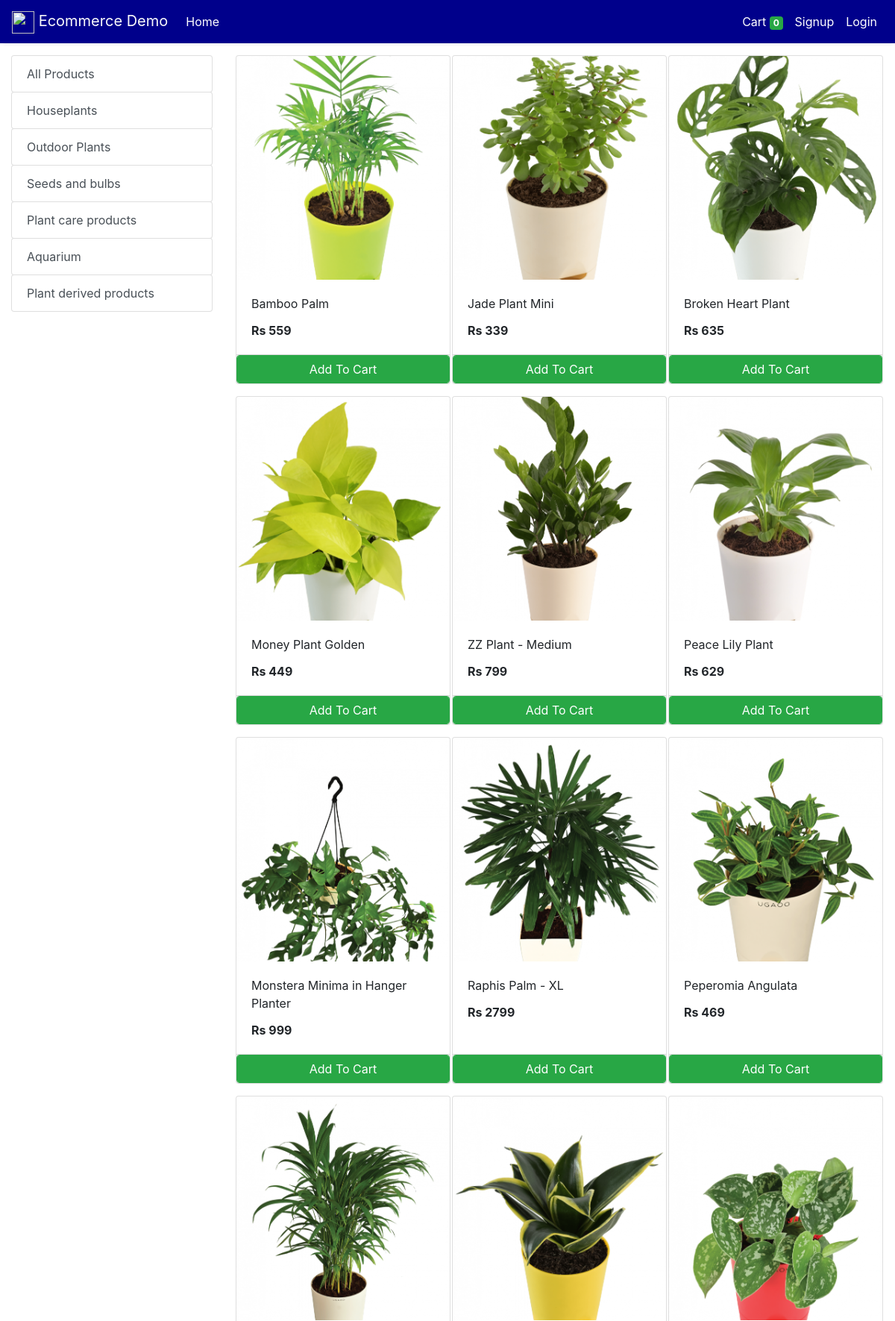
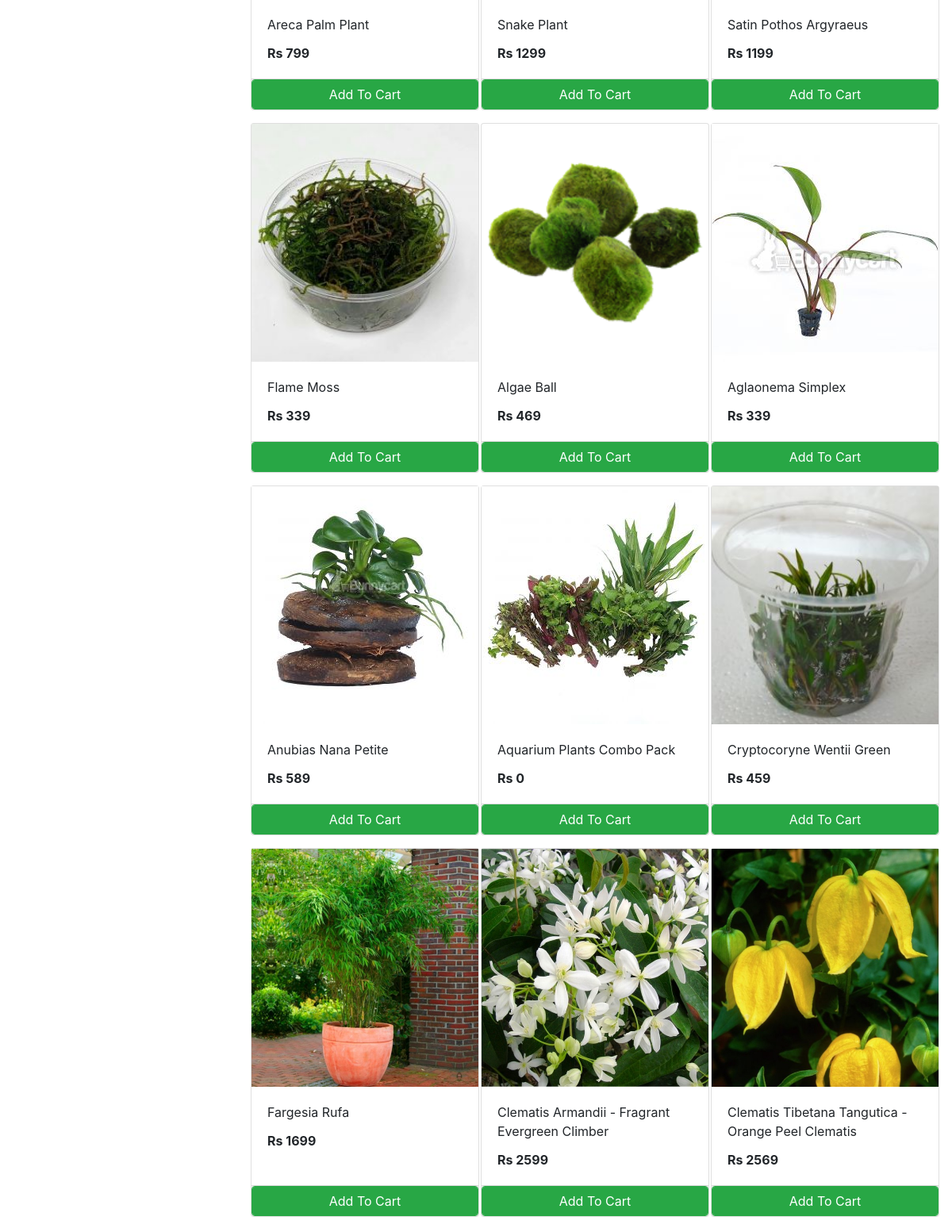
The app's page /store (upper part) with its own data (2 pictures, top to bottom).
### store/models/category.py (models this page shows, shortened)
class Category(models.Model):
    name= models.CharField(max_length=50)
    @staticmethod
    def get_all_categories():
        return Category.objects.all()

### store/models/product.py (models this page shows, shortened)
class Products(models.Model):
    name = models.CharField(max_length=60)
    price= models.IntegerField(default=0)
    category= models.ForeignKey(Category,on_delete=models.CASCADE,default=1 )
    description= models.CharField(max_length=250, default='', blank=True, null= True)
    image= models.ImageField(upload_to='uploads/products/')
    @staticmethod
    def get_all_products():
        return Products.objects.all()

### store/views/home.py (the view)
# urls.py: path('' , include('store.urls'))
def store(request):
    cart = request.session.get('cart')
    if not cart:
        request.session['cart'] = {}
    products = None
    categories = Category.get_all_categories()
    categoryID = request.GET.get('category')
    if categoryID:
        products = Products.get_all_products_by_categoryid(categoryID)
    else:
        products = Products.get_all_products();
    data = {}
    data['products'] = products
    data['categories'] = categories
    print('you are : ', request.session.get('email'))
    return render(request, 'index.html', data)

### store/templatetags/cart.py (called while the page is built)
@register.filter (name='is_in_cart')
def is_in_cart(product, cart):
    keys = cart.keys ()
    for id in keys:
        if int (id) == product.id:
            return True
    return False;

### store/templatetags/custom_filter.py (called while the page is built)
@register.filter(name='currency')
def currency(number):
    return "Rs "+str(number)

### store/templates/index.html (shortened to what this page needs)
{% extends 'base.html' %}
{% block content %}
{% load cart %}
{% load custom_filter %}
<div class="container-fluid mt-3">
	<div class="row">
		<div class="col-lg-3 mx-auto">
			<div class="list-group">
				<a href="/" class="list-group-item list-group-item-action btn btn-outline-success">All Products</a>
				{% for category in categories %}
				<a href="/?category={{category.id}}"
					class="list-group-item list-group-item-action btn btn-outline-success ">{{category.name}}</a>
				{% endfor %}
			</div>
		</div>
		<div id='products' class="col-lg-9 mx-auto">
			<div class="row mx-auto">
				{% for product in products %}
				<div class="card mx-auto mb-3" id={{product.id}} style="width: 18rem;">
					<img class="img-fluid" style="height: 300px; object-fit: cover;" src="{{product.image.url}}" alt="Card image cap">
					<div class="card-body">
						<p class="card-title">{{product.name}}</p>
						<p class="card-text"><b>{{product.price|currency}}</b></p>
					</div>
					<div class="card-footer p-0 no-gutters">
						{% if product|is_in_cart:request.session.cart %}
						<div class="row no-gutters">
							<form action="/#{{product.id}}" class="col-2 " method="post">
								{% csrf_token %}
								<input hidden type="text" name='product' value='{{product.id}}'>
								<input hidden type="text" name='remove' value='True'>
								<input type="submit" value=" - " class="btn btn-block btn-success border-right">
							</form>
							<div class="text-center col btn btn-success">{{product|cart_quantity:request.session.cart}} in Cart</div>
							<form action="/#{{product.id}}" class="col-2 " method="post">
								{% csrf_token %}
								<input hidden type="text" name='product' value='{{product.id}}'>
								<input type="submit" value=" + " class="btn btn-block btn-success border-left">
							</form>
						</div>
						{% else %}
						<form action="/#{{product.id}}" method="POST" class="btn-block">
							<input type="submit" class="float-right btn btn-success form-control"
								value="Add To Cart">
						</form>
						{% endif %}
					</div>
				</div>
				{% endfor %}
			</div>
		</div>
	</div>
</div>
{% endblock %}

### store/templates/base.html (shortened to what this page needs)
<!doctype html>
<html lang="en">
<head>
  <link rel="stylesheet" href="https://maxcdn.bootstrapcdn.com/bootstrap/4.0.0/css/bootstrap.min.css"
>
</head>
<body>
  <nav class="one-edge-shadow
  navbar navbar-dark
  sticky-top navbar
  navbar-expand-lg
  text-white">
    <a class="navbar-brand ms-3 text-light " href="/">
      <img src="https://cdn.onlinewebfonts.com/svg/img_208967.png" style="width:30px;height:30px;color: white;">
      Ecommerce Demo
    </a>
    <div class="collapse navbar-collapse" id="navbarSupportedContent">
      <ul class="navbar-nav mr-auto">
        <li class="nav-item active">
          <a class="nav-link" href="/store">Home <span class="sr-only">(current)</span></a>
        </li>
      </ul>
      <ul class=" navbar-nav my-2 my-lg-0">
        <li class="nav-item active">
          <a class="nav-link" href="{% url 'cart' %}">Cart
            <span class="badge badge-success">{{request.session.cart.keys|length}}</span>
            <span class="sr-only">(current)</span></a>
        </li>
        {% if request.session.customer %}
        <li class="nav-item active ">
          <a class="nav-link" href="/orders">Orders<span class="sr-only">(current)</span></a>
        </li>
        <li class="nav-item active ">
          <a class="nav-link" href="/logout">Logout<span class="sr-only">(current)</span></a>
        </li>
        {% else %}
        <li class="nav-item active">
          <a class="nav-link" href="/signup">Signup<span class="sr-only">(current)</span></a>
        </li>
        <li class="nav-item active">
          <a class="nav-link" href="/login">Login<span class="sr-only">(current)</span></a>
        </li>
        {% endif %}
      </ul>
    </div>
  </nav>
  {% block content %}{% endblock %}
</body>
</html>

### store/templates/base.html (style rules this page uses)
nav { background-color: darkblue; }
.one-edge-shadow { box-shadow: 0 8px 2px -5px rgba(245, 246, 246, 0.959); }

### records on screen
Category: name "Houseplants"
Category: name "Outdoor Plants"
Category: name "Seeds and bulbs"
Category: name "Plant care products"
Category: name "Aquarium"
Category: name "Plant derived products"
Products: image (picture), name "Bamboo Palm", price "Rs 559"
Products: image (picture), name "Jade Plant Mini", price "Rs 339"
Products: image (picture), name "Broken Heart Plant", price "Rs 635"
Products: image (picture), name "Money Plant Golden", price "Rs 449"
Products: image (picture), name "ZZ Plant - Medium", price "Rs 799"
Products: image (picture), name "Peace Lily Plant", price "Rs 629"
Products: image (picture), name "Monstera Minima in Hanger Planter", price "Rs 999"
Products: image (picture), name "Raphis Palm - XL", price "Rs 2799"
Products: image (picture), name "Peperomia Angulata", price "Rs 469"
Products: image (picture), name "Areca Palm Plant", price "Rs 799"
Products: image (picture), name "Snake Plant", price "Rs 1299"
Products: image (picture), name "Satin Pothos Argyraeus", price "Rs 1199"
Products: image (picture), name "Flame Moss", price "Rs 339"
Products: image (picture), name "Algae Ball", price "Rs 469"
Products: image (picture), name "Aglaonema Simplex", price "Rs 339"
Products: image (picture), name "Anubias Nana Petite", price "Rs 589"
Products: image (picture), name "Aquarium Plants Combo Pack", price "Rs 0"
Products: image (picture), name "Cryptocoryne Wentii Green", price "Rs 459"
Products: image (picture), name "Fargesia Rufa", price "Rs 1699"
Products: image (picture), name "Clematis Armandii - Fragrant Evergreen Climber", price "Rs 2599"
Products: image (picture), name "Clematis Tibetana Tangutica - Orange Peel Clematis", price "Rs 2569"

### other values on screen
{{ request.session.cart.keys|length }} "0"
